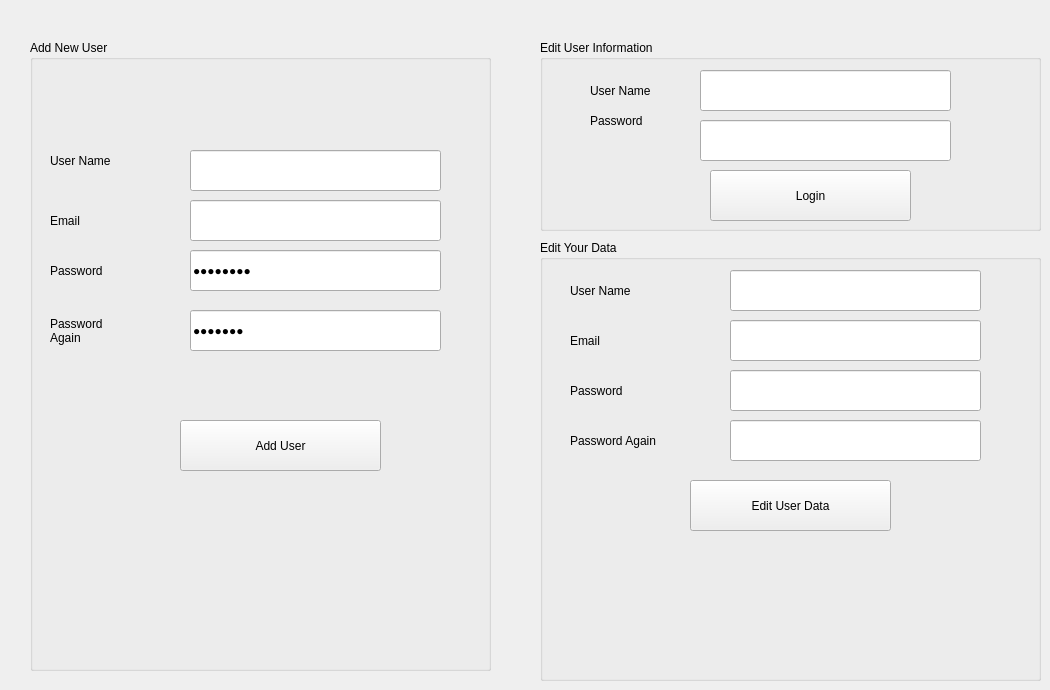
    <widget class="QWidget" name="tab_3">
     <attribute name="title">
      <string>Sayfa</string>
     </attribute>
     <attribute name="toolTip">
      <string>&lt;html&gt;&lt;head/&gt;&lt;body&gt;&lt;p align=&quot;center&quot;&gt;&lt;br/&gt;&lt;/p&gt;&lt;/body&gt;&lt;/html&gt;</string>
     </attribute>
     <attribute name="whatsThis">
      <string>&lt;html&gt;&lt;head/&gt;&lt;body&gt;&lt;p align=&quot;center&quot;&gt;&lt;br/&gt;&lt;/p&gt;&lt;/body&gt;&lt;/html&gt;</string>
     </attribute>
     <widget class="QGroupBox" name="groupBox">
      <property name="geometry">
       <rect>
        <x>30</x>
        <y>40</y>
        <width>461</width>
        <height>631</height>
       </rect>
      </property>
      <property name="title">
       <string>Add New User</string>
      </property>
      <widget class="QLabel" name="label_35">
       <property name="geometry">
        <rect>
         <x>20</x>
         <y>110</y>
         <width>121</width>
         <height>21</height>
        </rect>
       </property>
       <property name="text">
        <string>User Name</string>
       </property>
      </widget>
      <widget class="QLabel" name="label_36">
       <property name="geometry">
        <rect>
         <x>20</x>
         <y>220</y>
         <width>101</width>
         <height>21</height>
        </rect>
       </property>
       <property name="text">
        <string>Password</string>
       </property>
      </widget>
      <widget class="QLabel" name="label_37">
       <property name="geometry">
        <rect>
         <x>20</x>
         <y>250</y>
         <width>131</width>
         <height>81</height>
        </rect>
       </property>
       <property name="text">
        <string>Password 
Again</string>
       </property>
      </widget>
      <widget class="QLabel" name="label_38">
       <property name="geometry">
        <rect>
         <x>20</x>
         <y>170</y>
         <width>81</width>
         <height>21</height>
        </rect>
       </property>
       <property name="text">
        <string>Email</string>
       </property>
      </widget>
      <widget class="QLineEdit" name="lineEdit_22">
       <property name="geometry">
        <rect>
         <x>160</x>
         <y>110</y>
         <width>251</width>
         <height>41</height>
        </rect>
       </property>
      </widget>
      <widget class="QLineEdit" name="lineEdit_23">
       <property name="geometry">
        <rect>
         <x>160</x>
         <y>160</y>
         <width>251</width>
         <height>41</height>
        </rect>
       </property>
      </widget>
      <widget class="QLineEdit" name="lineEdit_24">
       <property name="geometry">
        <rect>
         <x>160</x>
         <y>210</y>
         <width>251</width>
         <height>41</height>
        </rect>
       </property>
       <property name="text">
        <string>21321321</string>
       </property>
       <property name="echoMode">
        <enum>QLineEdit::Password</enum>
       </property>
      </widget>
      <widget class="QLineEdit" name="lineEdit_25">
       <property name="geometry">
        <rect>
         <x>160</x>
         <y>270</y>
         <width>251</width>
         <height>41</height>
        </rect>
       </property>
       <property name="text">
        <string>2132131</string>
       </property>
       <property name="echoMode">
        <enum>QLineEdit::Password</enum>
       </property>
      </widget>
      <widget class="QPushButton" name="pushButton_17">
       <property name="geometry">
        <rect>
         <x>150</x>
         <y>380</y>
         <width>201</width>
         <height>51</height>
        </rect>
       </property>
       <property name="text">
        <string>Add User</string>
       </property>
      </widget>
      <widget class="QLabel" name="label_39">
       <property name="geometry">
        <rect>
         <x>130</x>
         <y>320</y>
         <width>321</width>
         <height>31</height>
        </rect>
       </property>
       <property name="font">
        <font>
         <family>Segoe UI</family>
         <pointsize>16</pointsize>
         <strikeout>false</strikeout>
        </font>
       </property>
       <property name="text">
        <string/>
       </property>
      </widget>
     </widget>
     <widget class="QGroupBox" name="groupBox_4">
      <property name="enabled">
       <bool>true</bool>
      </property>
      <property name="geometry">
       <rect>
        <x>540</x>
        <y>240</y>
        <width>501</width>
        <height>441</height>
       </rect>
      </property>
      <property name="title">
       <string>Edit Your Data</string>
      </property>
      <widget class="QLineEdit" name="lineEdit_18">
       <property name="geometry">
        <rect>
         <x>190</x>
         <y>130</y>
         <width>251</width>
         <height>41</height>
        </rect>
       </property>
       <property name="echoMode">
        <enum>QLineEdit::Password</enum>
       </property>
      </widget>
      <widget class="QLineEdit" name="lineEdit_19">
       <property name="geometry">
        <rect>
         <x>190</x>
         <y>180</y>
         <width>251</width>
         <height>41</height>
        </rect>
       </property>
       <property name="echoMode">
        <enum>QLineEdit::Password</enum>
       </property>
      </widget>
      <widget class="QLabel" name="label_31">
       <property name="geometry">
        <rect>
         <x>30</x>
         <y>140</y>
         <width>101</width>
         <height>21</height>
        </rect>
       </property>
       <property name="text">
        <string>Password</string>
       </property>
      </widget>
      <widget class="QLabel" name="label_32">
       <property name="geometry">
        <rect>
         <x>30</x>
         <y>40</y>
         <width>141</width>
         <height>21</height>
        </rect>
       </property>
       <property name="text">
        <string>User Name</string>
       </property>
      </widget>
      <widget class="QLineEdit" name="lineEdit_20">
       <property name="geometry">
        <rect>
         <x>190</x>
         <y>30</y>
         <width>251</width>
         <height>41</height>
        </rect>
       </property>
      </widget>
      <widget class="QLineEdit" name="lineEdit_21">
       <property name="geometry">
        <rect>
         <x>190</x>
         <y>80</y>
         <width>251</width>
         <height>41</height>
        </rect>
       </property>
      </widget>
      <widget class="QPushButton" name="pushButton_16">
       <property name="geometry">
        <rect>
         <x>150</x>
         <y>240</y>
         <width>201</width>
         <height>51</height>
        </rect>
       </property>
       <property name="text">
        <string>Edit User Data</string>
       </property>
      </widget>
      <widget class="QLabel" name="label_33">
       <property name="geometry">
        <rect>
         <x>30</x>
         <y>190</y>
         <width>161</width>
         <height>21</height>
        </rect>
       </property>
       <property name="text">
        <string>Password Again</string>
       </property>
      </widget>
      <widget class="QLabel" name="label_34">
       <property name="geometry">
        <rect>
         <x>30</x>
         <y>90</y>
         <width>81</width>
         <height>21</height>
        </rect>
       </property>
       <property name="text">
        <string>Email</string>
       </property>
      </widget>
     </widget>
     <widget class="QGroupBox" name="groupBox_2">
      <property name="geometry">
       <rect>
        <x>540</x>
        <y>40</y>
        <width>501</width>
        <height>191</height>
       </rect>
      </property>
      <property name="title">
       <string>Edit User Information</string>
      </property>
      <widget class="QLineEdit" name="lineEdit_16">
       <property name="geometry">
        <rect>
         <x>160</x>
         <y>80</y>
         <width>251</width>
         <height>41</height>
        </rect>
       </property>
       <property name="echoMode">
        <enum>QLineEdit::Password</enum>
       </property>
      </widget>
      <widget class="QLabel" name="label_29">
       <property name="geometry">
        <rect>
         <x>50</x>
         <y>70</y>
         <width>81</width>
         <height>21</height>
        </rect>
       </property>
       <property name="text">
        <string>Password</string>
       </property>
      </widget>
      <widget class="QLabel" name="label_30">
       <property name="geometry">
        <rect>
         <x>50</x>
         <y>40</y>
         <width>81</width>
         <height>21</height>
        </rect>
       </property>
       <property name="text">
        <string>User Name</string>
       </property>
      </widget>
      <widget class="QLineEdit" name="lineEdit_17">
       <property name="geometry">
        <rect>
         <x>160</x>
         <y>30</y>
         <width>251</width>
         <height>41</height>
        </rect>
       </property>
      </widget>
      <widget class="QPushButton" name="pushButton_15">
       <property name="geometry">
        <rect>
         <x>170</x>
         <y>130</y>
         <width>201</width>
         <height>51</height>
        </rect>
       </property>
       <property name="text">
        <string>Login</string>
       </property>
      </widget>
     </widget>
    </widget>
